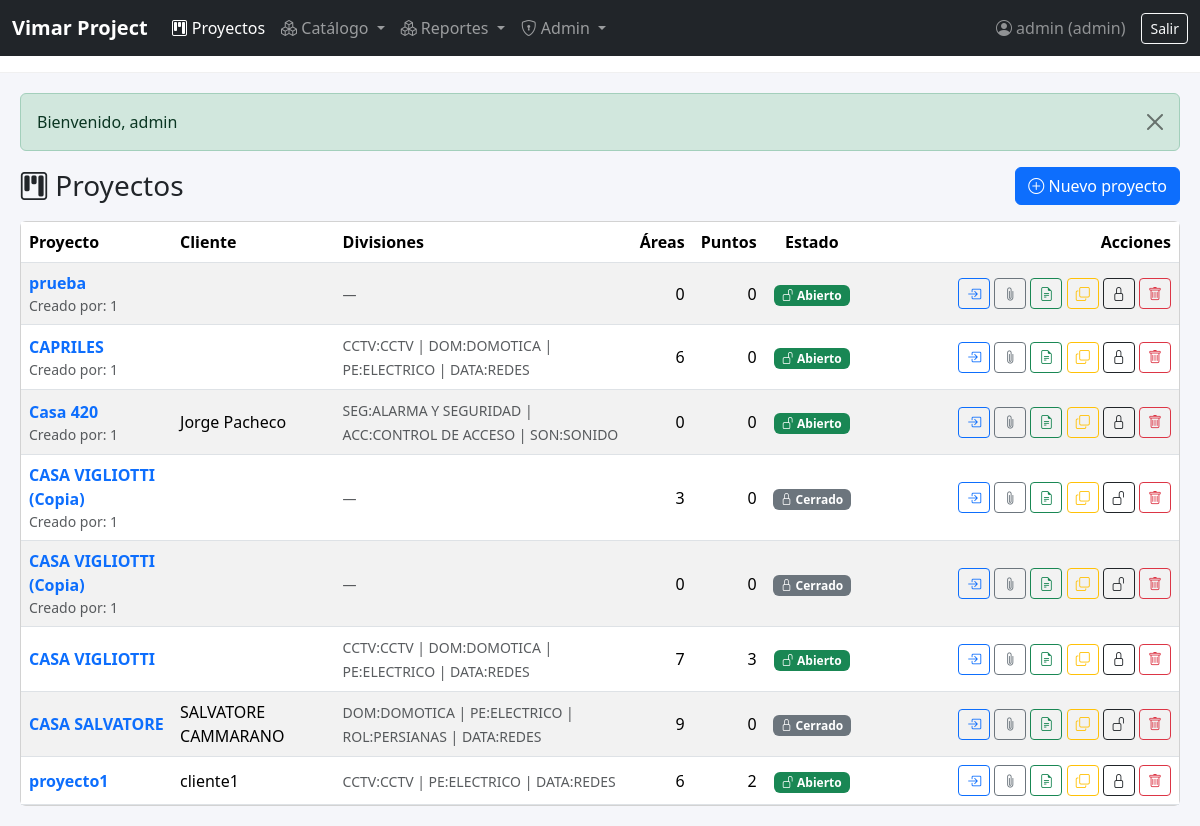
/index.php?page=projects (signed in), run on the app's committed database.
### tables this page shows
CREATE TABLE `projects` (
  `id` int(11) NOT NULL,
  `name` varchar(255) NOT NULL,
  `is_closed` tinyint(1) NOT NULL DEFAULT 0,
  `client` varchar(200) DEFAULT NULL,
  `address` varchar(255) DEFAULT NULL,
  `default_brand_id` int(11) DEFAULT NULL,
  `default_series_id` int(11) DEFAULT NULL,
  `description` text DEFAULT NULL,
  `created_by` int(11) DEFAULT NULL,
  `created_at` timestamp NULL DEFAULT current_timestamp()
);

### includes/functions.php (called while the page is built, shortened)
<?php
require_once __DIR__.'/db.php';
function h($v){return htmlspecialchars((string)$v,ENT_QUOTES,'UTF-8');}
function get_param($k,$d=null){return $_GET[$k]??$d;}
function get_flash(){$f=$_SESSION['flash']??[];unset($_SESSION['flash']);return $f;}
function current_user(){return $_SESSION['user']??null;}
function current_user_id(){return $_SESSION['user']['id']??null;}
function current_user_role(){return $_SESSION['user']['role']??'viewer';}

### includes/rbac.php (called while the page is built, shortened)
<?php
require_once __DIR__ . '/db.php';
require_once __DIR__ . '/functions.php';
function rbac_ready(): bool {
  return table_exists('roles') && table_exists('permissions') && table_exists('role_permissions') && table_exists('user_roles');
}
function can_perm(string $module, string $action): bool {
  $uid = current_user_id();
  if (!rbac_ready()) return legacy_can_perm($module, $action);
  if (current_user_role() === 'admin') return true;
  $code = $module . '.' . $action;
  $row = db_query(
    "SELECT 1
     FROM user_roles ur
     JOIN roles r ON r.id = ur.role_id AND r.is_active = 1
     JOIN role_permissions rp ON rp.role_id = r.id AND rp.allowed = 1
     JOIN permissions p ON p.id = rp.permission_id
     WHERE ur.user_id = ? AND p.code = ?
     LIMIT 1",
    [$uid, $code]
  )->fetchColumn();
  return (bool)$row;
}

### includes/db.php (called while the page is built, shortened)
<?php
function db_connect(): PDO {
    static $pdo = null;
    if ($pdo === null) {
        $dsn = 'mysql:host='.DB_HOST.';dbname='.DB_NAME.';charset=utf8mb4';
        $opts = [
          PDO::ATTR_ERRMODE => PDO::ERRMODE_EXCEPTION,
          PDO::ATTR_DEFAULT_FETCH_MODE => PDO::FETCH_ASSOC,
        ];
        $pdo = new PDO($dsn, DB_USER, DB_PASS, $opts);
    }
    return $pdo;
}
function db_query(string $sql, array $params=[]): PDOStatement {
    $st = db_connect()->prepare($sql);
    $st->execute($params);
    return $st;
}
if (!function_exists('table_exists')) {
  function table_exists(string $table): bool {
    try {
      $stmt = db_query("SHOW TABLES LIKE ?", [$table]);
      return (bool)$stmt->fetch();
    } catch (Throwable $e) {
      return false;
    }
  }
}

### views/projects/list.php (the view, shortened to what this page needs)
<?php
require_once __DIR__ . '/../../includes/functions.php';
if (!function_exists('col_exists')) {
  function col_exists(string $table, string $col): bool {
    try { return (bool)db_query("SHOW COLUMNS FROM `$table` LIKE ?", [$col])->fetch(); }
    catch (Throwable $e) { return false; }
  }
}
$HAS_CLOSED = col_exists('projects','is_closed');
$HAS_CREATED_BY = col_exists('projects','created_by');
$clientCol = null;
foreach (['client','client_name','customer','customer_name'] as $c) { if (col_exists('projects',$c)) { $clientCol = $c; break; } }
$HAS_PDIV = table_exists('project_divisions') && table_exists('divisions');
if ($HAS_PDIV) {
  $rows = db_query("
    SELECT p.*,
      (SELECT COUNT(*) FROM areas a WHERE a.project_id=p.id) AS areas_count,
      (SELECT COUNT(*) FROM points x WHERE x.project_id=p.id) AS points_count,
      (
        SELECT GROUP_CONCAT(CONCAT(COALESCE(d.prefix,''),IF(d.prefix IS NULL OR d.prefix='', '', ':'),d.name) ORDER BY d.name SEPARATOR ' | ')
        FROM project_divisions pd
        JOIN divisions d ON d.id=pd.division_id
        WHERE pd.project_id=p.id
      ) AS divisions_txt
    FROM projects p
    ORDER BY p.id DESC
  ")->fetchAll();
}
include __DIR__ . '/../layout/header.php';
?>
<div class="d-flex justify-content-between align-items-center mb-3">
  <h1 class="h3 mb-0"><i class="bi bi-kanban"></i> Proyectos</h1>
  <a class="btn btn-primary" href="index.php?page=project_new"><i class="bi bi-plus-circle"></i> Nuevo proyecto</a>
</div>
<div class="card">
  <div class="table-responsive">
    <table class="table table-striped align-middle mb-0">
      <thead>
        <tr>
          <th>Proyecto</th>
          <th>Cliente</th>
          <th>Divisiones</th>
          <th class="text-end">Áreas</th>
          <th class="text-end">Puntos</th>
          <th class="text-center">Estado</th>
          <th class="text-end" style="width:320px;">Acciones</th>
        </tr>
      </thead>
      <tbody>
        <?php foreach($rows as $p): $closed = $HAS_CLOSED ? ((int)($p['is_closed'] ?? 0)===1) : false; ?>
        <tr>
          <td>
            <a class="fw-semibold text-decoration-none" href="index.php?page=project_detail&id=<?=h($p['id'])?>"><?=h($p['name'])?></a>
            <?php if($HAS_CREATED_BY && !empty($p['created_by'])): ?>
              <div class="text-muted small">Creado por: <?=h($p['created_by'])?></div>
            <?php endif; ?>
          </td>
          <td><?= $clientCol ? h($p[$clientCol] ?? '') : '<span class="text-muted">—</span>' ?></td>
          <td>
            <?php if($HAS_PDIV): ?>
              <span class="text-muted small"><?= h($p['divisions_txt'] ?? '') ?: '—' ?></span>
            <?php else: ?>
              <span class="text-muted">—</span>
            <?php endif; ?>
          </td>
          <td class="text-end"><?=h($p['areas_count'])?></td>
          <td class="text-end"><?=h($p['points_count'])?></td>
          <td class="text-center">
            <?php if(!$HAS_CLOSED): ?><span class="badge text-bg-secondary">—</span>
            <?php else: ?>
              <?= $closed ? '<span class="badge text-bg-secondary"><i class="bi bi-lock"></i> Cerrado</span>' :
                           '<span class="badge text-bg-success"><i class="bi bi-unlock"></i> Abierto</span>' ?>
            <?php endif; ?>
          </td>
          <td class="text-end">
            <a class="btn btn-sm btn-outline-primary" title="Abrir" href="index.php?page=project_detail&id=<?=h($p['id'])?>"><i class="bi bi-box-arrow-in-right"></i></a>
            <a class="btn btn-sm btn-outline-secondary" title="Adjuntos" href="index.php?page=project_detail&id=<?=h($p['id'])?>#tab-attachments"><i class="bi bi-paperclip"></i></a>
            <a class="btn btn-sm btn-outline-success" title="Explosión (placeholder)" href="index.php?page=project_report&id=<?=h($p['id'])?>"><i class="bi bi-file-earmark-text"></i></a>
            <form method="post" class="d-inline" onsubmit="return confirm('¿Duplicar proyecto? Se duplican divisiones, áreas (incl. subáreas) y puntos.');">
              <button class="btn btn-sm btn-outline-warning" title="Duplicar"><i class="bi bi-copy"></i></button>
            </form>
            <?php if($HAS_CLOSED): ?>
            <form method="post" class="d-inline" onsubmit="return confirm('¿Cambiar estado del proyecto?');">
              <button class="btn btn-sm btn-outline-dark" title="<?= $closed?'Reabrir':'Cerrar' ?>">
                <?= $closed ? '<i class="bi bi-unlock"></i>' : '<i class="bi bi-lock"></i>' ?>
              </button>
            </form>
            <?php endif; ?>
            <form method="post" class="d-inline" onsubmit="return confirm('¿Eliminar proyecto? Solo permitido si NO tiene áreas, puntos ni adjuntos.');">
              <button class="btn btn-sm btn-outline-danger" title="Eliminar"><i class="bi bi-trash"></i></button>
            </form>
          </td>
        </tr>
        <?php endforeach; ?>
      </tbody>
    </table>
  </div>
</div>
<?php include __DIR__ . '/../layout/footer.php'; ?>

### index.php (shortened to what this page needs)
<?php
require_once __DIR__ . '/includes/db.php';
require_once __DIR__ . '/includes/functions.php';
require_once __DIR__ . '/includes/rbac.php';
$page=get_param('page','');
switch($page){
  case 'projects':            require_permission('projects','view'); require __DIR__.'/views/projects/list.php'; break;
}

### views/layout/header.php (shortened to what this page needs)
<?php
$flash = function_exists('get_flash') ? get_flash() : [];
$user  = function_exists('current_user') ? current_user() : null;
$page  = $_GET['page'] ?? '';
require_once __DIR__ . '/../../includes/rbac.php';
?>
<!doctype html>
<html lang="es">
<head>
<link href="https://cdn.jsdelivr.net/npm/bootstrap@5.3.3/dist/css/bootstrap.min.css" rel="stylesheet">
<link href="https://cdn.jsdelivr.net/npm/bootstrap-icons@1.11.3/font/bootstrap-icons.css" rel="stylesheet">
</head>
<body>
<nav class="navbar navbar-expand-lg navbar-dark bg-dark">
  <div class="container-fluid">
    <a class="navbar-brand" href="index.php">Vimar Project</a>
    <div class="collapse navbar-collapse" id="navMain">
      <ul class="navbar-nav me-auto mb-2 mb-lg-0">
        <li class="nav-item">
          <a class="nav-link <?= in_array($page,['projects','project_detail','area_detail'])?'active':'' ?>" href="index.php?page=projects">
            <i class="bi bi-kanban"></i> Proyectos
          </a>
        </li>
        <li class="nav-item dropdown">
          <a class="nav-link dropdown-toggle <?= in_array($page,['brands','series_families','articles','homologations'])?'active':'' ?>" href="#" role="button" data-bs-toggle="dropdown">
            <i class="bi bi-boxes"></i> Catálogo
          </a>
        </li>
        <li class="nav-item dropdown">
          <a class="nav-link dropdown-toggle <?= in_array($page,['brands','series_families','articles','homologations'])?'active':'' ?>" href="#" role="button" data-bs-toggle="dropdown">
            <i class="bi bi-boxes"></i> Reportes
          </a>
        </li>
        <?php if((function_exists('can_perm') && (can_perm('users','view') || can_perm('roles','view') || can_perm('logs','view'))) || (function_exists('is_admin') && is_admin())): ?>
        <li class="nav-item dropdown">
          <a class="nav-link dropdown-toggle <?= in_array($page,['users','logs'])?'active':'' ?>" href="#" role="button" data-bs-toggle="dropdown">
            <i class="bi bi-shield-lock"></i> Admin
          </a>
        </li>
        <?php endif; ?>
      </ul>
      <?php if($user): ?>
        <span class="navbar-text me-3 text-white-50">
          <i class="bi bi-person-circle"></i> <?=h($user['username'])?> (<?=h($user['role'] ?? '')?>)
        </span>
        <a href="index.php?page=logout" class="btn btn-outline-light btn-sm">Salir</a>
      <?php endif; ?>
    </div>
  </div>
</nav>
<div class="ctxbar">
  <div class="container-fluid py-2 d-flex justify-content-between align-items-center">
  </div>
</div>
<div class="container-fluid content-wrapper">
<?php foreach($flash as $t=>$ms): foreach($ms as $m): ?>
  <div class="alert alert-<?=($t==='error'?'danger':$t)?> alert-dismissible fade show" role="alert">
    <?=h($m)?>
    <button type="button" class="btn-close" data-bs-dismiss="alert"></button>
  </div>
<?php endforeach; endforeach; ?>

### views/layout/footer.php (shortened to what this page needs)
</div>
</body></html>

### views/layout/header.php (style rules this page uses)
body { background:#f5f6fa; }
.navbar-brand { font-weight:600; }
.content-wrapper { padding:20px; }
.ctxbar { background:#fff;border-bottom:1px solid rgba(0,0,0,.06) }

### data on the page
projects: name "prueba", created_by "1", divisions_txt "—", areas_count "0", points_count "0", is_closed 0 (drawn)
projects: name "CAPRILES", created_by "1", divisions_txt "CCTV:CCTV | DOM:DOMOTICA | PE:ELECTRICO | DATA:REDES", areas_count "6", points_count "0", is_closed 0 (drawn)
projects: name "Casa 420", created_by "1", client "Jorge Pacheco", divisions_txt "SEG:ALARMA Y SEGURIDAD | ACC:CONTROL DE ACCESO | SON:SONIDO", areas_count "0", points_count "0", is_closed 0 (drawn)
projects: name "CASA VIGLIOTTI (Copia)", created_by "1", divisions_txt "—", areas_count "3", points_count "0", is_closed 1 (drawn)
projects: name "CASA VIGLIOTTI (Copia)", created_by "1", divisions_txt "—", areas_count "0", points_count "0", is_closed 1 (drawn)
projects: name "CASA VIGLIOTTI", divisions_txt "CCTV:CCTV | DOM:DOMOTICA | PE:ELECTRICO | DATA:REDES", areas_count "7", points_count "3", is_closed 0 (drawn)
projects: name "CASA SALVATORE", client "SALVATORE CAMMARANO", divisions_txt "DOM:DOMOTICA | PE:ELECTRICO | ROL:PERSIANAS | DATA:REDES", areas_count "9", points_count "0", is_closed 1 (drawn)
projects: name "proyecto1", client "cliente1", divisions_txt "CCTV:CCTV | PE:ELECTRICO | DATA:REDES", areas_count "6", points_count "2", is_closed 0 (drawn)

### other printed values
$user['username'] "admin"
$user['role'] "admin"
$m "Bienvenido, admin"
